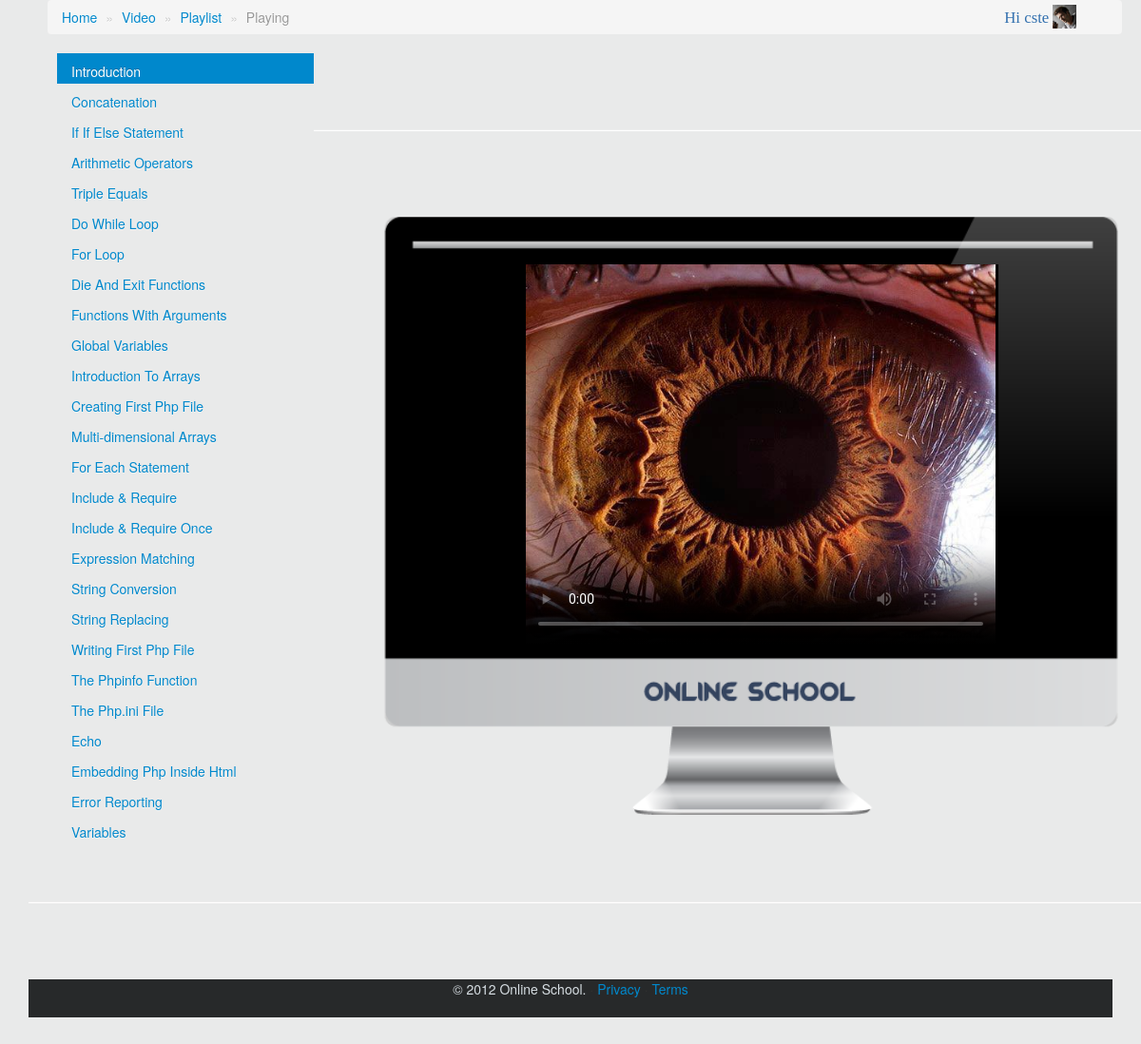
Page /ste_includes/tv.php?List_id=1.5.1&Subcategory_id=1.5 (signed in) on the committed database.
### tables this page shows
CREATE TABLE IF NOT EXISTS `user` (
  `user_id` int(11) NOT NULL AUTO_INCREMENT,
  `first_name` varchar(255) NOT NULL,
  `last_name` varchar(255) NOT NULL,
  `user_name` varchar(255) NOT NULL,
  `date_of_birth` varchar(255) NOT NULL,
  `e_mail` varchar(255) NOT NULL,
  `country` varchar(255) NOT NULL,
  `password` varchar(255) NOT NULL,
  `log_in_time` datetime NOT NULL,
  PRIMARY KEY (`user_id`)
);

CREATE TABLE IF NOT EXISTS `video_links` (
  `Subcategory_id` varchar(255) NOT NULL,
  `List_id` varchar(255) NOT NULL,
  `List_title` text NOT NULL,
  `Link_desc` text NOT NULL,
  `views` int(11) NOT NULL,
  `time_since_post` varchar(255) NOT NULL,
  PRIMARY KEY (`List_id`)
);

### ste_includes/tv.php (the view, shortened to what this page needs)
<?php
$OKbar = "";
if(isset($_SESSION["user"])&& isset($_SESSION["password"])){
$user = preg_replace('#[^0-9A-Za-z]#i','',$_SESSION["user"]);
$pass = preg_replace('#[^0-9A-Za-z]#i','',$_SESSION["password"]);
$sql = mysql_query("SELECT * from user Where user_name='$user' AND password='$pass' LIMIT 1");
if(mysql_num_rows($sql) > 0){
while($row = mysql_fetch_array($sql)) {
    $id = $row['user_id'];
    $username = $row['user_name'];
	$password = $row['password'];
	}
if(strcmp($username,$user)==0 && strcmp($password,$pass)==0)
	{
		$OKbar = "
			  <ul class='pull-right'>
				  &nbsp;&nbsp;
				  </ul>
          <ul class='pull-right'>
          <a id='hi'>&nbsp;Hi&nbsp;$username</a>
          <img class='brdUsrIMG' src='http://localhost/OnlineSchool/ste_includes/ste_content/img/sign_img/$id.jpg' alt='$username'/>
          </ul>
          ";
	}
}
}
?>
<?php
	$subID = $_GET['Subcategory_id'];
	$listID = $_GET['List_id'];
	$list = "";
	$ive = '';
	$rs = mysql_query("SELECT * FROM `video_links` WHERE `Subcategory_id`='$subID' ORDER BY `Subcategory_id`");
	while($row = mysql_fetch_array($rs)) {
	$strTitle = $row['List_title'];
	$id = $row['List_id'];
	if(strcmp($listID,$id)==0){
        $ive = 'active';
    }
	$strLink = "<a href = 'tv.php?List_id=" . $row['List_id'] . "&&Subcategory_id=". $row['Subcategory_id']."'>" . $strTitle . "</a>";
	$list .= "<li class='$ive'><a href='#'> $strLink </a></li>" ;
	$ive='';
	}
?>
<!DOCTYPE html>
<html lang="en">
<head>
    <link href="ste_content/css/new.css" rel="stylesheet">
    <link href="ste_content/css/new-responsive.css" rel="stylesheet">
	<link href="ste_content/css/index.css" rel="stylesheet">
	<link href="ste_content/css/tv.css" rel="stylesheet">
</head>
<body>
	<div class="container">
	<div class="container-fluid">
	<div class="row-fluid">
		<nav class="span12">
			<ul class="breadcrumb">
			<li><a href="http://localhost/OnlineSchool/index.php" title="Home"><span class="brd_name">Home</span></a>
			<span class="divider">&#187;</span></li>
			<li><a href="http://localhost/OnlineSchool/ste_includes/video.php" title="Video tutorials"><span class="brd_name">Video</span></a>
			<span class="divider">&#187;</span></li>
			<li><a href="http://localhost/OnlineSchool/ste_includes/video_tuto_list.php?Subcategory_id=<?php echo $subID; ?>" title="Video playlist"><span class="brd_name">Playlist</span></a>
			<span class="divider">&#187;</span></li>
			<li class="active">Playing</li>
			<?php
				echo $OKbar;
			?>
			</ul>
		</nav>
	</div>
	</div>
      <div class="span3 bs-docs-sidebar">
        <ul class="nav nav-list bs-docs-sidenav">
          <?php echo $list; ?>
        </ul>
      </div>
	<hr class="featurette-divider">
		<div id="tv" align="center">
			<div id="console">
				<div id="videoDiv">
					<video controls autoplay src="<?php echo "ste_content/vid/vid".$_GET["List_id"].".ogv"; ?>" width="480" height="360"
						poster="ste_content/img/eye.jpg" id="video">
					</video>
				</div>
			</div>
		</div>
	<hr class="featurette-divider">
	</div>
	<div class="footer" align="center">
	 <fieldset>
      <footer align="center" style="background-color:#27292a; height:40px;">
       <p> <span class="footer_text">&copy; 2012 Online School.</span> &middot; <a href="#">Privacy</a> &middot; <a href="#">Terms</a></p>
      </footer>
	  </fieldset>
	</div>
</body>
</html>

### ste_includes/ste_content/css/new-responsive.css (style rules this page uses)
@media (min-width: 1200px) { [class*="span"] { float: left; min-height: 1px; margin-left: 30px; } }
@media (min-width: 1200px) { .container, .navbar-static-top .container, .navbar-fixed-top .container, .navbar-fixed-bottom .container { width: 1170px; } }
@media (min-width: 1200px) { .span12 { width: 1170px; } }
@media (min-width: 1200px) { .span3 { width: 270px; } }
@media (min-width: 1200px) { .row-fluid { width: 100%; *zoom: 1; } }
@media (min-width: 1200px) { .row-fluid:before, .row-fluid:after { display: table; line-height: 0; content: ""; } }
@media (min-width: 1200px) { .row-fluid:after { clear: both; } }
@media (min-width: 1200px) { .row-fluid [class*="span"] { display: block; float: left; width: 100%; min-height: 30px; margin-left: 2.564102564102564%; *margin-left: 2.5109110747408616%; -webkit-box-sizing: border-box; -moz-box-sizing: border-box; box-sizing: border-box; } }
@media (min-width: 1200px) { .row-fluid [class*="span"]:first-child { margin-left: 0; } }
@media (min-width: 1200px) { .row-fluid .span12 { width: 100%; *width: 99.94680851063829%; } }

### ste_includes/ste_content/css/index.css (style rules this page uses)
body { margin:5px 10px 5px 10px; background-color: WHITE; background-image:url('../img/background.png'); }
.footer .footer_text { color:#d7dee3; }
#hi { color: #3471af; font-family: comic sans; font-size: 1.2em; margin-top: 2em; }
.brdUsrIMG { width: 25px; height: 25px; margin-top: -5px; }
.featurette-divider { margin: 80px 0; }

### ste_includes/ste_content/css/tv.css (style rules this page uses)
body { margin:0px 30px 30px 30px; background-color: #e9eaea; }
div#tv { margin: auto; width: 650px; }
div#console { position: relative; background: url(../img/vid_frame.png) no-repeat top left ; background-size: 800px 650px; width: 800px; height: 650px; top: 0px; left: 100px; }
div#videoDiv { position: relative; top: 60px; left: -10px; }
video { background-color: black; width: 500px; height: 400px; }

### rows in the picture
user: user_name "cste"
video_links: List_title "Introduction"
video_links: List_title "Concatenation"
video_links: List_title "If If Else Statement"
video_links: List_title "Arithmetic Operators"
video_links: List_title "Triple Equals"
video_links: List_title "Do While Loop"
video_links: List_title "For Loop"
video_links: List_title "Die And Exit Functions"
video_links: List_title "Functions With Arguments"
video_links: List_title "Global Variables"
video_links: List_title "Introduction To Arrays"
video_links: List_title "Creating First Php File"
video_links: List_title "Multi-dimensional Arrays"
video_links: List_title "For Each Statement"
video_links: List_title "Include & Require"
video_links: List_title "Include & Require Once"
video_links: List_title "Expression Matching"
video_links: List_title "String Conversion"
video_links: List_title "String Replacing"
video_links: List_title "Writing First Php File"
video_links: List_title "The Phpinfo Function"
video_links: List_title "The Php.ini File"
video_links: List_title "Echo"
video_links: List_title "Embedding Php Inside Html"
video_links: List_title "Error Reporting"
video_links: List_title "Variables"
